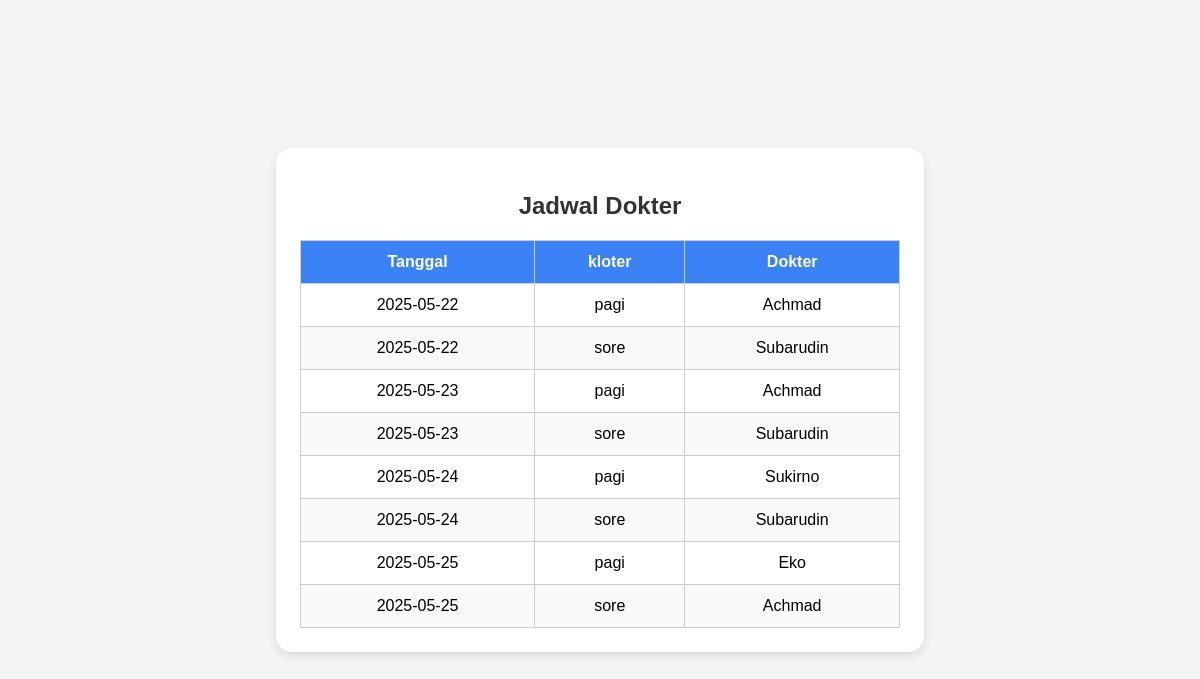
The app's page /pasien/jadwalDokter.php (signed in) with its own data.
### tables this page shows
CREATE TABLE `jadwal` (
  `id` int(11) NOT NULL,
  `tgl` date NOT NULL,
  `kloter` enum('pagi','sore') NOT NULL,
  `dokter` int(2) NOT NULL
);

### pasien/jadwalDokter.php (the view, shortened to what this page needs)
<?php
include "../service/koneksi.php";
$dokter_query = mysqli_query($db, "SELECT id, nama FROM dokter");
$dokter_map = [];
while ($d = mysqli_fetch_assoc($dokter_query)) {
    $dokter_map[$d['id']] = $d['nama'];
}
$tampil_jadwal = mysqli_query($db, "SELECT tgl, kloter, dokter FROM jadwal");
$jadwal_data = [];
while ($row = mysqli_fetch_assoc($tampil_jadwal)) {
    $jadwal_data[] = $row;
}
?>
<!DOCTYPE html>
<html lang="id">
<head>
</head>
<body>
    <div class="container">
        <h2>Jadwal Dokter</h2>
        <table>
            <thead>
                <tr>
                    <th>Tanggal</th>
                    <th>kloter</th>
                    <th>Dokter</th>
                </tr>
            </thead>
            <tbody>
                <?php foreach ($jadwal_data as $item): ?>
                    <tr>
                        <td><?= htmlspecialchars($item['tgl']); ?></td>
                        <td><?= htmlspecialchars($item['kloter']); ?></td>
                        <td>
                            <?= isset($dokter_map[$item['dokter']]) ? htmlspecialchars($dokter_map[$item['dokter']]) : 'Tidak diketahui'; ?>
                        </td>
                    </tr>
                <?php endforeach; ?>
            </tbody>
        </table>
    </div>
</body>
</html>

### pasien/jadwalDokter.php (style rules this page uses)
body { font-family: Arial, sans-serif; background-color: #f3f4f6; display: flex; justify-content: center; align-items: center; min-height: 100vh; margin: 0; }
.container { background-color: #fff; padding: 24px; border-radius: 16px; box-shadow: 0 4px 8px rgba(0, 0, 0, 0.1); width: 90%; max-width: 600px; }
h2 { text-align: center; margin-bottom: 20px; font-size: 24px; color: #333; }
table { width: 100%; border-collapse: collapse; }
th, td { border: 1px solid #ccc; padding: 12px; text-align: center; }
th { background-color: #3b82f6; color: white; }
tr:nth-child(even) { background-color: #f9f9f9; }

### records on screen
jadwal: tgl "2025-05-22", kloter "pagi", dokter "Achmad"
jadwal: tgl "2025-05-22", kloter "sore", dokter "Subarudin"
jadwal: tgl "2025-05-23", kloter "pagi", dokter "Achmad"
jadwal: tgl "2025-05-23", kloter "sore", dokter "Subarudin"
jadwal: tgl "2025-05-24", kloter "pagi", dokter "Sukirno"
jadwal: tgl "2025-05-24", kloter "sore", dokter "Subarudin"
jadwal: tgl "2025-05-25", kloter "pagi", dokter "Eko"
jadwal: tgl "2025-05-25", kloter "sore", dokter "Achmad"
